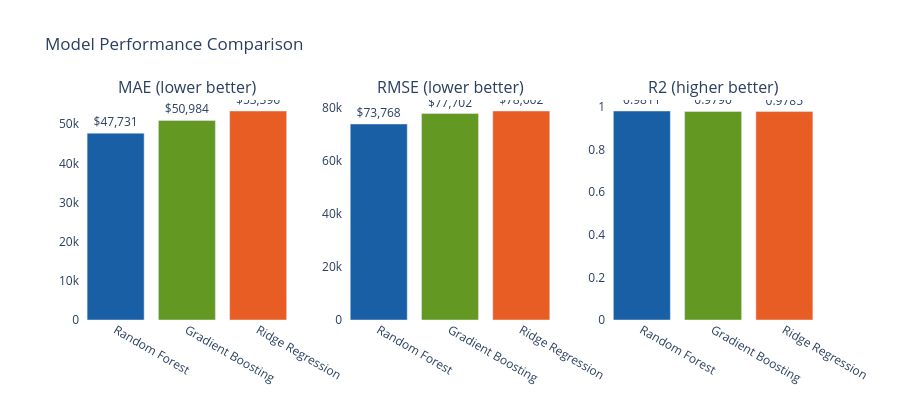
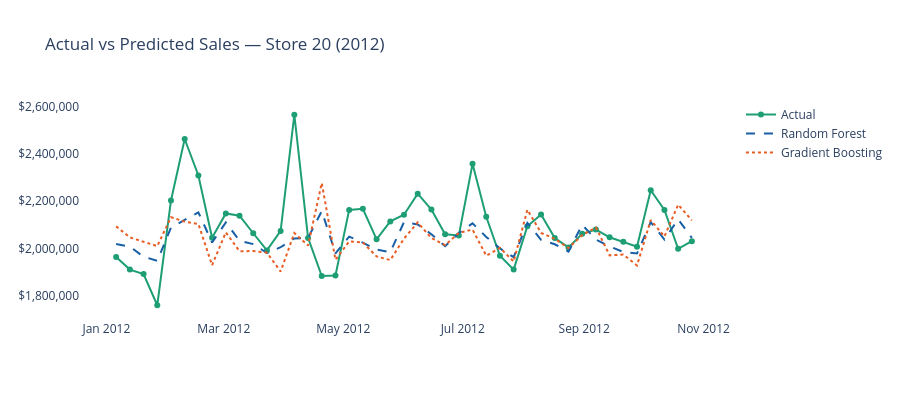

The code cell stored with these charts, in order, in its notebook:
### Code cell
results_df = pd.DataFrame(results).sort_values('RMSE')

print('='*62)
print('  MODEL COMPARISON  (Test Set)')
print('='*62)

header = f'{"Model":<22} {"MAE ($)":>12} {"RMSE ($)":>12} {"MAPE %":>8} {"R2":>8}'
print(header)
print('-'*62)

for _, row in results_df.iterrows():
    print(f'{row.Model:<22} {row.MAE:>12,.0f} {row.RMSE:>12,.0f} {row["MAPE %"]:>7.2f}% {row.R2:>8.4f}')

print('='*62)

# ---------------- Performance comparison ----------------
fig = make_subplots(
    rows=1,
    cols=3,
    subplot_titles=[
        'MAE (lower better)',
        'RMSE (lower better)',
        'R2 (higher better)'
    ]
)

colors = ['#185FA5', '#639922', '#E85D24']

for col_i, metric in enumerate(['MAE', 'RMSE', 'R2'], 1):
    fig.add_trace(
        go.Bar(
            x=results_df['Model'],
            y=results_df[metric],
            marker_color=colors,
            showlegend=False,
            text=results_df[metric].apply(
                lambda v: f'${v:,.0f}' if metric != 'R2' else f'{v:.4f}'
            ),
            textposition='outside'
        ),
        row=1,
        col=col_i
    )

fig.update_layout(
    title='Model Performance Comparison',
    height=400,
    plot_bgcolor='white'
)

fig.show()

# ---------------- Actual vs Predicted ----------------

STORE = 20

ts = test[test['Store'] == STORE].copy().reset_index(drop=True)

test_reset = test.reset_index(drop=True)
store_mask = (test_reset['Store'] == STORE)

ts['pred_rf'] = y_pred_rf[store_mask.values]
ts['pred_gb'] = y_pred_gb[store_mask.values]

fig2 = go.Figure()

fig2.add_trace(
    go.Scatter(
        x=ts['Date'],
        y=ts['Weekly_Sales'],
        mode='lines+markers',
        name='Actual',
        line=dict(color='#1D9E75', width=2)
    )
)

fig2.add_trace(
    go.Scatter(
        x=ts['Date'],
        y=ts['pred_rf'],
        mode='lines',
        name='Random Forest',
        line=dict(color='#185FA5', width=2, dash='dash')
    )
)

fig2.add_trace(
    go.Scatter(
        x=ts['Date'],
        y=ts['pred_gb'],
        mode='lines',
        name='Gradient Boosting',
        line=dict(color='#E85D24', width=2, dash='dot')
    )
)

fig2.update_layout(
    title=f'Actual vs Predicted Sales — Store {STORE} (2012)',
    height=400,
    plot_bgcolor='white',
    yaxis=dict(tickformat='$,.0f'),
    hovermode='x unified'
)

fig2.show()

### Figure 1 — Plotly figure (JSON) as saved in the notebook; plotly's stock layout.template omitted (floating-point values rounded to 4 significant figures)
{"data": [{"marker": {"color": ["#185FA5", "#639922", "#E85D24"]}, "showlegend": false, "text": ["$47,731", "$50,984", "$53,396"], "textposition": "outside", "type": "bar", "x": ["Random Forest", "Gradient Boosting", "Ridge Regression"], "xaxis": "x", "y": [47730.0, 50980.0, 53400.0], "yaxis": "y"}, {"marker": {"color": ["#185FA5", "#639922", "#E85D24"]}, "showlegend": false, "text": ["$73,768", "$77,702", "$78,662"], "textposition": "outside", "type": "bar", "x": ["Random Forest", "Gradient Boosting", "Ridge Regression"], "xaxis": "x2", "y": [73770.0, 77700.0, 78660.0], "yaxis": "y2"}, {"marker": {"color": ["#185FA5", "#639922", "#E85D24"]}, "showlegend": false, "text": ["0.9811", "0.9790", "0.9785"], "textposition": "outside", "type": "bar", "x": ["Random Forest", "Gradient Boosting", "Ridge Regression"], "xaxis": "x3", "y": [0.9811, 0.979, 0.9785], "yaxis": "y3"}], "layout": {"annotations": [{"font": {"size": 16}, "showarrow": false, "text": "MAE (lower better)", "x": 0.1444, "xanchor": "center", "xref": "paper", "y": 1, "yanchor": "bottom", "yref": "paper"}, {"font": {"size": 16}, "showarrow": false, "text": "RMSE (lower better)", "x": 0.5, "xanchor": "center", "xref": "paper", "y": 1, "yanchor": "bottom", "yref": "paper"}, {"font": {"size": 16}, "showarrow": false, "text": "R2 (higher better)", "x": 0.8556, "xanchor": "center", "xref": "paper", "y": 1, "yanchor": "bottom", "yref": "paper"}], "height": 400, "plot_bgcolor": "white", "title": {"text": "Model Performance Comparison"}, "xaxis": {"anchor": "y", "domain": [0, 0.2889]}, "xaxis2": {"anchor": "y2", "domain": [0.3556, 0.6444]}, "xaxis3": {"anchor": "y3", "domain": [0.7111, 1]}, "yaxis": {"anchor": "x", "domain": [0, 1]}, "yaxis2": {"anchor": "x2", "domain": [0, 1]}, "yaxis3": {"anchor": "x3", "domain": [0, 1]}}}

### Figure 2 — Plotly figure (JSON) as saved in the notebook; plotly's stock layout.template omitted (floating-point values rounded to 4 significant figures)
{"data": [{"line": {"color": "#1D9E75", "width": 2}, "mode": "lines+markers", "name": "Actual", "type": "scatter", "x": ["2012-01-06T00:00:00", "2012-01-13T00:00:00", "2012-01-20T00:00:00", "2012-01-27T00:00:00", "2012-02-03T00:00:00", "2012-02-10T00:00:00", "2012-02-17T00:00:00", "2012-02-24T00:00:00", "2012-03-02T00:00:00", "2012-03-09T00:00:00", "2012-03-16T00:00:00", "2012-03-23T00:00:00", "2012-03-30T00:00:00", "2012-04-06T00:00:00", "2012-04-13T00:00:00", "2012-04-20T00:00:00", "2012-04-27T00:00:00", "2012-05-04T00:00:00", "2012-05-11T00:00:00", "2012-05-18T00:00:00", "2012-05-25T00:00:00", "2012-06-01T00:00:00", "2012-06-08T00:00:00", "2012-06-15T00:00:00", "2012-06-22T00:00:00", "2012-06-29T00:00:00", "2012-07-06T00:00:00", "2012-07-13T00:00:00", "2012-07-20T00:00:00", "2012-07-27T00:00:00", "2012-08-03T00:00:00", "2012-08-10T00:00:00", "2012-08-17T00:00:00", "2012-08-24T00:00:00", "2012-08-31T00:00:00", "2012-09-07T00:00:00", "2012-09-14T00:00:00", "2012-09-21T00:00:00", "2012-09-28T00:00:00", "2012-10-05T00:00:00", "2012-10-12T00:00:00", "2012-10-19T00:00:00", "2012-10-26T00:00:00"], "y": [1965000.0, 1912000.0, 1893000.0, 1761000.0, 2204000.0, 2463000.0, 2309000.0, 2046000.0, 2149000.0, 2139000.0, 2065000.0, 1992000.0, 2075000.0, 2565000.0, 2045000.0, 1884000.0, 1887000.0, 2164000.0, 2168000.0, 2039000.0, 2115000.0, 2143000.0, 2232000.0, 2165000.0, 2061000.0, 2056000.0, 2358000.0, 2135000.0, 1970000.0, 1912000.0, 2095000.0, 2144000.0, 2045000.0, 2005000.0, 2062000.0, 2081000.0, 2048000.0, 2029000.0, 2008000.0, 2246000.0, 2163000.0, 1999000.0, 2032000.0]}, {"line": {"color": "#185FA5", "dash": "dash", "width": 2}, "mode": "lines", "name": "Random Forest", "type": "scatter", "x": ["2012-01-06T00:00:00", "2012-01-13T00:00:00", "2012-01-20T00:00:00", "2012-01-27T00:00:00", "2012-02-03T00:00:00", "2012-02-10T00:00:00", "2012-02-17T00:00:00", "2012-02-24T00:00:00", "2012-03-02T00:00:00", "2012-03-09T00:00:00", "2012-03-16T00:00:00", "2012-03-23T00:00:00", "2012-03-30T00:00:00", "2012-04-06T00:00:00", "2012-04-13T00:00:00", "2012-04-20T00:00:00", "2012-04-27T00:00:00", "2012-05-04T00:00:00", "2012-05-11T00:00:00", "2012-05-18T00:00:00", "2012-05-25T00:00:00", "2012-06-01T00:00:00", "2012-06-08T00:00:00", "2012-06-15T00:00:00", "2012-06-22T00:00:00", "2012-06-29T00:00:00", "2012-07-06T00:00:00", "2012-07-13T00:00:00", "2012-07-20T00:00:00", "2012-07-27T00:00:00", "2012-08-03T00:00:00", "2012-08-10T00:00:00", "2012-08-17T00:00:00", "2012-08-24T00:00:00", "2012-08-31T00:00:00", "2012-09-07T00:00:00", "2012-09-14T00:00:00", "2012-09-21T00:00:00", "2012-09-28T00:00:00", "2012-10-05T00:00:00", "2012-10-12T00:00:00", "2012-10-19T00:00:00", "2012-10-26T00:00:00"], "y": [2020000.0, 2008000.0, 1966000.0, 1948000.0, 2089000.0, 2121000.0, 2153000.0, 2026000.0, 2110000.0, 2033000.0, 2019000.0, 1982000.0, 2006000.0, 2043000.0, 2045000.0, 2159000.0, 1980000.0, 2051000.0, 2025000.0, 1996000.0, 1986000.0, 2112000.0, 2102000.0, 2061000.0, 2010000.0, 2066000.0, 2107000.0, 2050000.0, 2001000.0, 1964000.0, 2109000.0, 2037000.0, 2019000.0, 1988000.0, 2101000.0, 2038000.0, 2010000.0, 1986000.0, 1980000.0, 2112000.0, 2039000.0, 2124000.0, 2045000.0]}, {"line": {"color": "#E85D24", "dash": "dot", "width": 2}, "mode": "lines", "name": "Gradient Boosting", "type": "scatter", "x": ["2012-01-06T00:00:00", "2012-01-13T00:00:00", "2012-01-20T00:00:00", "2012-01-27T00:00:00", "2012-02-03T00:00:00", "2012-02-10T00:00:00", "2012-02-17T00:00:00", "2012-02-24T00:00:00", "2012-03-02T00:00:00", "2012-03-09T00:00:00", "2012-03-16T00:00:00", "2012-03-23T00:00:00", "2012-03-30T00:00:00", "2012-04-06T00:00:00", "2012-04-13T00:00:00", "2012-04-20T00:00:00", "2012-04-27T00:00:00", "2012-05-04T00:00:00", "2012-05-11T00:00:00", "2012-05-18T00:00:00", "2012-05-25T00:00:00", "2012-06-01T00:00:00", "2012-06-08T00:00:00", "2012-06-15T00:00:00", "2012-06-22T00:00:00", "2012-06-29T00:00:00", "2012-07-06T00:00:00", "2012-07-13T00:00:00", "2012-07-20T00:00:00", "2012-07-27T00:00:00", "2012-08-03T00:00:00", "2012-08-10T00:00:00", "2012-08-17T00:00:00", "2012-08-24T00:00:00", "2012-08-31T00:00:00", "2012-09-07T00:00:00", "2012-09-14T00:00:00", "2012-09-21T00:00:00", "2012-09-28T00:00:00", "2012-10-05T00:00:00", "2012-10-12T00:00:00", "2012-10-19T00:00:00", "2012-10-26T00:00:00"], "y": [2094000.0, 2048000.0, 2029000.0, 2011000.0, 2133000.0, 2114000.0, 2104000.0, 1930000.0, 2069000.0, 1989000.0, 1990000.0, 1983000.0, 1903000.0, 2066000.0, 2013000.0, 2277000.0, 1953000.0, 2030000.0, 2026000.0, 1967000.0, 1952000.0, 2042000.0, 2111000.0, 2045000.0, 2014000.0, 2066000.0, 2080000.0, 1970000.0, 2003000.0, 1946000.0, 2164000.0, 2067000.0, 2041000.0, 2003000.0, 2057000.0, 2089000.0, 1972000.0, 1975000.0, 1929000.0, 2121000.0, 2051000.0, 2186000.0, 2119000.0]}], "layout": {"height": 400, "hovermode": "x unified", "plot_bgcolor": "white", "title": {"text": "Actual vs Predicted Sales — Store 20 (2012)"}, "yaxis": {"tickformat": "$,.0f"}}}
